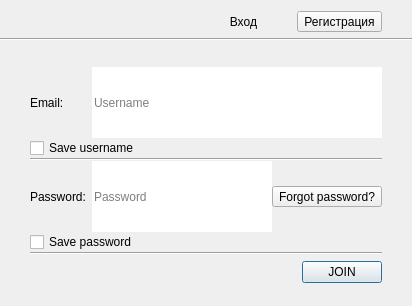
<?xml version="1.0" encoding="UTF-8"?>
<ui version="4.0">
 <class>FormLogin</class>
 <widget class="QFrame" name="FormLogin">
  <property name="geometry">
   <rect>
    <x>0</x>
    <y>0</y>
    <width>412</width>
    <height>306</height>
   </rect>
  </property>
  <property name="windowTitle">
   <string>Form</string>
  </property>
  <layout class="QVBoxLayout" name="verticalLayout">
   <property name="leftMargin">
    <number>0</number>
   </property>
   <property name="rightMargin">
    <number>0</number>
   </property>
   <item>
    <widget class="QFrame" name="frame">
     <property name="frameShape">
      <enum>QFrame::NoFrame</enum>
     </property>
     <property name="frameShadow">
      <enum>QFrame::Raised</enum>
     </property>
     <property name="styleHint" stdset="0">
      <string>header</string>
     </property>
     <layout class="QHBoxLayout" name="horizontalLayout_2" stretch="1000,0,0">
      <property name="spacing">
       <number>0</number>
      </property>
      <property name="leftMargin">
       <number>30</number>
      </property>
      <property name="topMargin">
       <number>0</number>
      </property>
      <property name="rightMargin">
       <number>30</number>
      </property>
      <property name="bottomMargin">
       <number>0</number>
      </property>
      <item>
       <widget class="QLabel" name="headerLabel">
        <property name="text">
         <string>Вход</string>
        </property>
        <property name="alignment">
         <set>Qt::AlignRight|Qt::AlignTrailing|Qt::AlignVCenter</set>
        </property>
       </widget>
      </item>
      <item>
       <spacer name="horizontalSpacer_4">
        <property name="orientation">
         <enum>Qt::Horizontal</enum>
        </property>
        <property name="sizeHint" stdset="0">
         <size>
          <width>40</width>
          <height>20</height>
         </size>
        </property>
       </spacer>
      </item>
      <item>
       <widget class="QToolButton" name="tbSignUp">
        <property name="styleSheet">
         <string notr="true"/>
        </property>
        <property name="text">
         <string>Регистрация</string>
        </property>
        <property name="toolButtonStyle">
         <enum>Qt::ToolButtonTextOnly</enum>
        </property>
       </widget>
      </item>
     </layout>
    </widget>
   </item>
   <item>
    <widget class="Line" name="failLine">
     <property name="orientation">
      <enum>Qt::Horizontal</enum>
     </property>
    </widget>
   </item>
   <item>
    <widget class="QLabel" name="failLabel">
     <property name="text">
      <string/>
     </property>
     <property name="alignment">
      <set>Qt::AlignCenter</set>
     </property>
    </widget>
   </item>
   <item>
    <widget class="QStackedWidget" name="stackedWidget">
     <property name="currentIndex">
      <number>0</number>
     </property>
     <widget class="QWidget" name="invitation">
      <layout class="QGridLayout" name="gridLayout_2">
       <property name="leftMargin">
        <number>30</number>
       </property>
       <property name="topMargin">
        <number>0</number>
       </property>
       <property name="rightMargin">
        <number>30</number>
       </property>
       <property name="bottomMargin">
        <number>12</number>
       </property>
       <item row="0" column="0">
        <layout class="QGridLayout" name="gridLayout">
         <property name="verticalSpacing">
          <number>0</number>
         </property>
         <item row="0" column="0">
          <widget class="QLabel" name="email">
           <property name="text">
            <string>Email:</string>
           </property>
          </widget>
         </item>
         <item row="3" column="0">
          <widget class="QLabel" name="password">
           <property name="text">
            <string>Password:</string>
           </property>
          </widget>
         </item>
         <item row="2" column="0" colspan="2">
          <widget class="Line" name="line">
           <property name="orientation">
            <enum>Qt::Horizontal</enum>
           </property>
           <property name="styleHint" stdset="0">
            <string>line</string>
           </property>
          </widget>
         </item>
         <item row="1" column="0" colspan="2">
          <widget class="QCheckBox" name="saveUsername">
           <property name="text">
            <string>Save username</string>
           </property>
          </widget>
         </item>
         <item row="3" column="1">
          <layout class="QHBoxLayout" name="horizontalLayout">
           <item>
            <widget class="QLineEdit" name="edPassword">
             <property name="sizePolicy">
              <sizepolicy hsizetype="Expanding" vsizetype="Expanding">
               <horstretch>0</horstretch>
               <verstretch>0</verstretch>
              </sizepolicy>
             </property>
             <property name="styleSheet">
              <string notr="true"/>
             </property>
             <property name="text">
              <string/>
             </property>
             <property name="frame">
              <bool>false</bool>
             </property>
             <property name="placeholderText">
              <string>Password</string>
             </property>
            </widget>
           </item>
           <item>
            <widget class="QToolButton" name="tbForgotPassword">
             <property name="styleSheet">
              <string notr="true"/>
             </property>
             <property name="text">
              <string>Forgot password?</string>
             </property>
            </widget>
           </item>
          </layout>
         </item>
         <item row="0" column="1">
          <widget class="QLineEdit" name="edUsername">
           <property name="sizePolicy">
            <sizepolicy hsizetype="Expanding" vsizetype="Expanding">
             <horstretch>0</horstretch>
             <verstretch>0</verstretch>
            </sizepolicy>
           </property>
           <property name="styleSheet">
            <string notr="true"/>
           </property>
           <property name="text">
            <string/>
           </property>
           <property name="frame">
            <bool>false</bool>
           </property>
           <property name="placeholderText">
            <string>Username</string>
           </property>
          </widget>
         </item>
         <item row="4" column="0" colspan="2">
          <widget class="QCheckBox" name="savePassword">
           <property name="text">
            <string>Save password</string>
           </property>
          </widget>
         </item>
         <item row="5" column="0" colspan="2">
          <widget class="Line" name="line_2">
           <property name="orientation">
            <enum>Qt::Horizontal</enum>
           </property>
           <property name="styleHint" stdset="0">
            <string>line</string>
           </property>
          </widget>
         </item>
        </layout>
       </item>
       <item row="1" column="0">
        <layout class="QHBoxLayout" name="horizontalLayout_3">
         <item>
          <spacer name="horizontalSpacer">
           <property name="orientation">
            <enum>Qt::Horizontal</enum>
           </property>
           <property name="sizeHint" stdset="0">
            <size>
             <width>40</width>
             <height>20</height>
            </size>
           </property>
          </spacer>
         </item>
         <item>
          <widget class="QPushButton" name="tbAccept">
           <property name="sizePolicy">
            <sizepolicy hsizetype="Preferred" vsizetype="Preferred">
             <horstretch>0</horstretch>
             <verstretch>0</verstretch>
            </sizepolicy>
           </property>
           <property name="styleSheet">
            <string notr="true"/>
           </property>
           <property name="text">
            <string>JOIN</string>
           </property>
           <property name="default">
            <bool>true</bool>
           </property>
          </widget>
         </item>
        </layout>
       </item>
      </layout>
     </widget>
     <widget class="QWidget" name="waiting">
      <layout class="QVBoxLayout" name="verticalLayout_2">
       <property name="spacing">
        <number>20</number>
       </property>
       <property name="topMargin">
        <number>30</number>
       </property>
       <property name="bottomMargin">
        <number>40</number>
       </property>
       <item>
        <spacer name="verticalSpacer">
         <property name="orientation">
          <enum>Qt::Vertical</enum>
         </property>
         <property name="sizeHint" stdset="0">
          <size>
           <width>20</width>
           <height>40</height>
          </size>
         </property>
        </spacer>
       </item>
       <item>
        <widget class="QLabel" name="label">
         <property name="text">
          <string>Пожалуйста подождите</string>
         </property>
         <property name="alignment">
          <set>Qt::AlignCenter</set>
         </property>
        </widget>
       </item>
       <item>
        <layout class="QHBoxLayout" name="horizontalLayout_4">
         <item>
          <spacer name="horizontalSpacer_2">
           <property name="orientation">
            <enum>Qt::Horizontal</enum>
           </property>
           <property name="sizeHint" stdset="0">
            <size>
             <width>40</width>
             <height>20</height>
            </size>
           </property>
          </spacer>
         </item>
         <item>
          <widget class="QLabel" name="waitLabel">
           <property name="minimumSize">
            <size>
             <width>63</width>
             <height>59</height>
            </size>
           </property>
           <property name="maximumSize">
            <size>
             <width>63</width>
             <height>59</height>
            </size>
           </property>
           <property name="text">
            <string/>
           </property>
          </widget>
         </item>
         <item>
          <spacer name="horizontalSpacer_3">
           <property name="orientation">
            <enum>Qt::Horizontal</enum>
           </property>
           <property name="sizeHint" stdset="0">
            <size>
             <width>40</width>
             <height>20</height>
            </size>
           </property>
          </spacer>
         </item>
        </layout>
       </item>
       <item>
        <spacer name="verticalSpacer_2">
         <property name="orientation">
          <enum>Qt::Vertical</enum>
         </property>
         <property name="sizeHint" stdset="0">
          <size>
           <width>20</width>
           <height>40</height>
          </size>
         </property>
        </spacer>
       </item>
      </layout>
     </widget>
    </widget>
   </item>
  </layout>
 </widget>
 <tabstops>
  <tabstop>edUsername</tabstop>
  <tabstop>saveUsername</tabstop>
  <tabstop>edPassword</tabstop>
  <tabstop>savePassword</tabstop>
  <tabstop>tbSignUp</tabstop>
  <tabstop>tbForgotPassword</tabstop>
  <tabstop>tbAccept</tabstop>
 </tabstops>
 <resources/>
 <connections/>
</ui>
